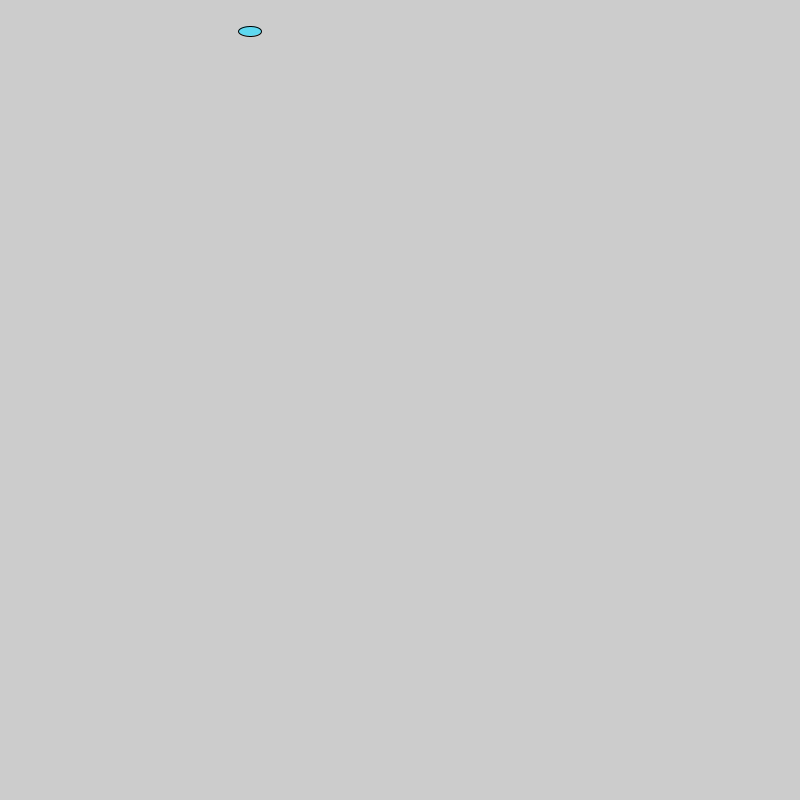
Frame 1 (no input)
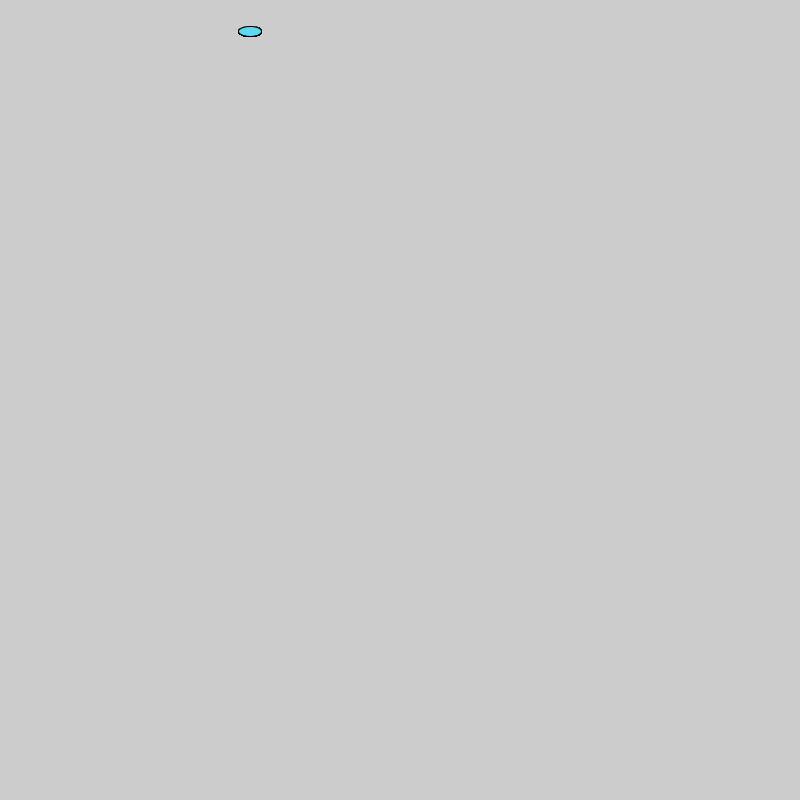
Frame 60 (the mouse pressed at the canvas centre just before this capture)
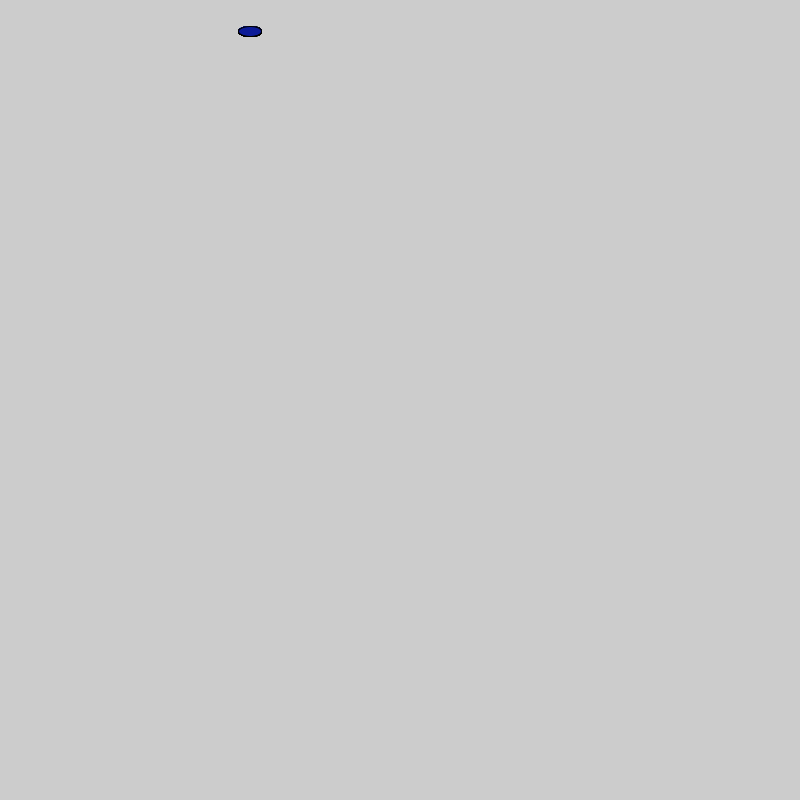
Frame 120 (the mouse held since frame 60 and released just before this capture)

The Processing sketch that drew these frames (run headless with seeded random() and noise(); from frame 60 on, the mouse is pressed at the canvas centre):

// Processing sketch: sketch_170612b
// ── sketch_170612b.pde
void setup(){
  size(800,800);
}

void draw(){
     //2. make it a nice color 
fill(#5ED8F0);
   //3. if the mouse is pressed, fill the circle with a different color  
 if(mousePressed){
   fill(#0C1B98);
 }
   //1. draw an ellipse 
   ellipse(250,31,23,10);
}
